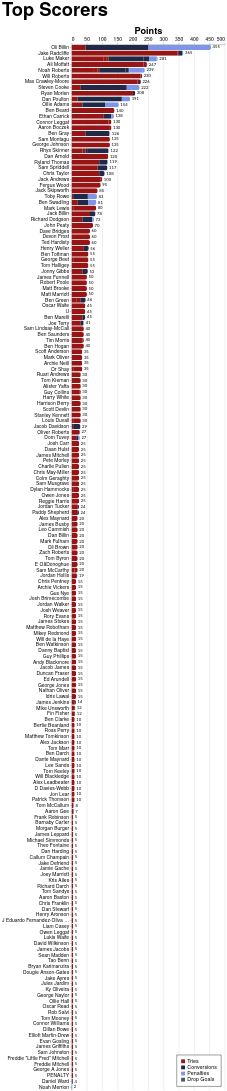

Vega-Lite specification for this chart:
### Vega-Lite specification from a JSON file in a GitHub repository (floating-point values rounded to 4 significant figures; data arrays with more than 128 entries replaced by an {"elided": "..."} marker saying what was removed)
{"config": {"axis": {"labelFont": "PT Sans Narrow, Helvetica Neue, Helvetica, Arial, sans-serif", "titleFont": "PT Sans Narrow, Helvetica Neue, Helvetica, Arial, sans-serif", "labelFontSize": 13, "titleFontSize": 24, "gridColor": "#202947", "gridOpacity": 0.2, "zindex": 1}, "text": {"font": "Lato, sans-serif"}, "bar": {"cornerRadiusEnd": 5}, "header": {"labelFont": "PT Sans Narrow, Helvetica Neue, Helvetica, Arial, sans-serif", "titleFont": "PT Sans Narrow, Helvetica Neue, Helvetica, Arial, sans-serif", "labelFontSize": 24, "titleFontSize": 28, "labelFontWeight": "bold", "orient": "left"}, "legend": {"labelFont": "PT Sans Narrow, Helvetica Neue, Helvetica, Arial, sans-serif", "titleFont": "PT Sans Narrow, Helvetica Neue, Helvetica, Arial, sans-serif", "labelFontSize": 14, "titleFontSize": 16, "titlePadding": 5, "fillColor": "white", "strokeColor": "black", "padding": 10, "titleFontWeight": "lighter", "titleFontStyle": "italic", "titleColor": "gray", "offset": 10}, "title": {"font": "PT Sans Narrow, Helvetica Neue, Helvetica, Arial, sans-serif", "fontSize": 48, "fontWeight": "bold", "anchor": "start", "align": "center", "titlePadding": 20, "subtitlePadding": 10, "subtitleFontSize": 13, "subtitleColor": "", "subtitleFontStyle": "italic", "offset": 15, "color": "black"}, "axisX": {"labelAngle": 0}, "facet": {"title": null, "header": null, "align": {"row": "each", "column": "each"}, "spacing": 10}, "resolve": {"scale": {"y": "independent", "facet": "independent"}}, "background": "transparent", "scale": {"offsetBandPaddingOuter": 0.2, "offsetBandPaddingInner": 0.1}, "view": {"stroke": null, "background": "transparent"}}, "layer": [{"mark": {"type": "bar"}, "encoding": {"color": {"field": "component", "legend": {"orient": "bottom-right", "title": null}, "scale": {"domain": ["Tries", "Conversions", "Penalties", "Drop Goals"], "range": ["#981515", "#202946", "#7d96e8", "#4b5563"]}, "type": "nominal"}, "order": {"field": "component_order", "sort": "ascending", "type": "quantitative"}, "tooltip": [{"field": "player", "title": "Player", "type": "nominal"}, {"field": "game_type", "title": "Game Type", "type": "nominal"}, {"field": "component", "title": "Score Type", "type": "nominal"}, {"aggregate": "sum", "field": "value", "title": "Value", "type": "quantitative"}, {"aggregate": "max", "field": "player_total", "title": "Total", "type": "quantitative"}], "x": {"aggregate": "sum", "axis": {"orient": "top", "title": "Points"}, "field": "value", "type": "quantitative"}, "y": {"field": "player", "sort": {"field": "player_total", "op": "max", "order": "descending"}, "title": null, "type": "nominal"}}}, {"mark": {"type": "text", "align": "left", "baseline": "middle", "color": "black", "dx": 4, "fontSize": 11}, "encoding": {"text": {"field": "total_value", "format": ".0f", "type": "quantitative"}, "x": {"axis": {"orient": "top", "title": "Points"}, "field": "total_value", "type": "quantitative"}, "y": {"field": "player", "sort": {"field": "player_total", "op": "max", "order": "descending"}, "title": null, "type": "nominal"}}, "transform": [{"aggregate": [{"op": "sum", "field": "value", "as": "total_value"}, {"op": "max", "field": "player_total", "as": "player_total"}], "groupby": ["player"]}]}], "data": {"name": "data-e5c3ee7f0c3fa7c1247427a973f6741b"}, "height": {"step": 15}, "params": [{"name": "seasonParam", "value": []}, {"name": "gameTypesParam", "value": []}, {"name": "gameTypeParam", "value": "All games"}, {"name": "squadParam", "value": "All"}, {"name": "scoreTypeParam", "value": "Total"}], "title": {"text": "Top Scorers"}, "transform": [{"filter": "length(seasonParam) === 0 || indexof(seasonParam, datum.season) >= 0"}, {"filter": "length(gameTypesParam) === 0 || indexof(gameTypesParam, datum.game_type) >= 0"}, {"filter": "squadParam === \"All\" || datum.squad === squadParam"}, {"filter": "scoreTypeParam === datum.score_type"}, {"joinaggregate": [{"op": "sum", "field": "value", "as": "player_total"}], "groupby": ["player"]}, {"filter": "datum.player_total > 0"}], "width": 400, "$schema": "https://vega.github.io/schema/vega-lite/v5.20.1.json", "datasets": {"data-e5c3ee7f0c3fa7c1247427a973f6741b": {"elided": "1178 records"}}}
